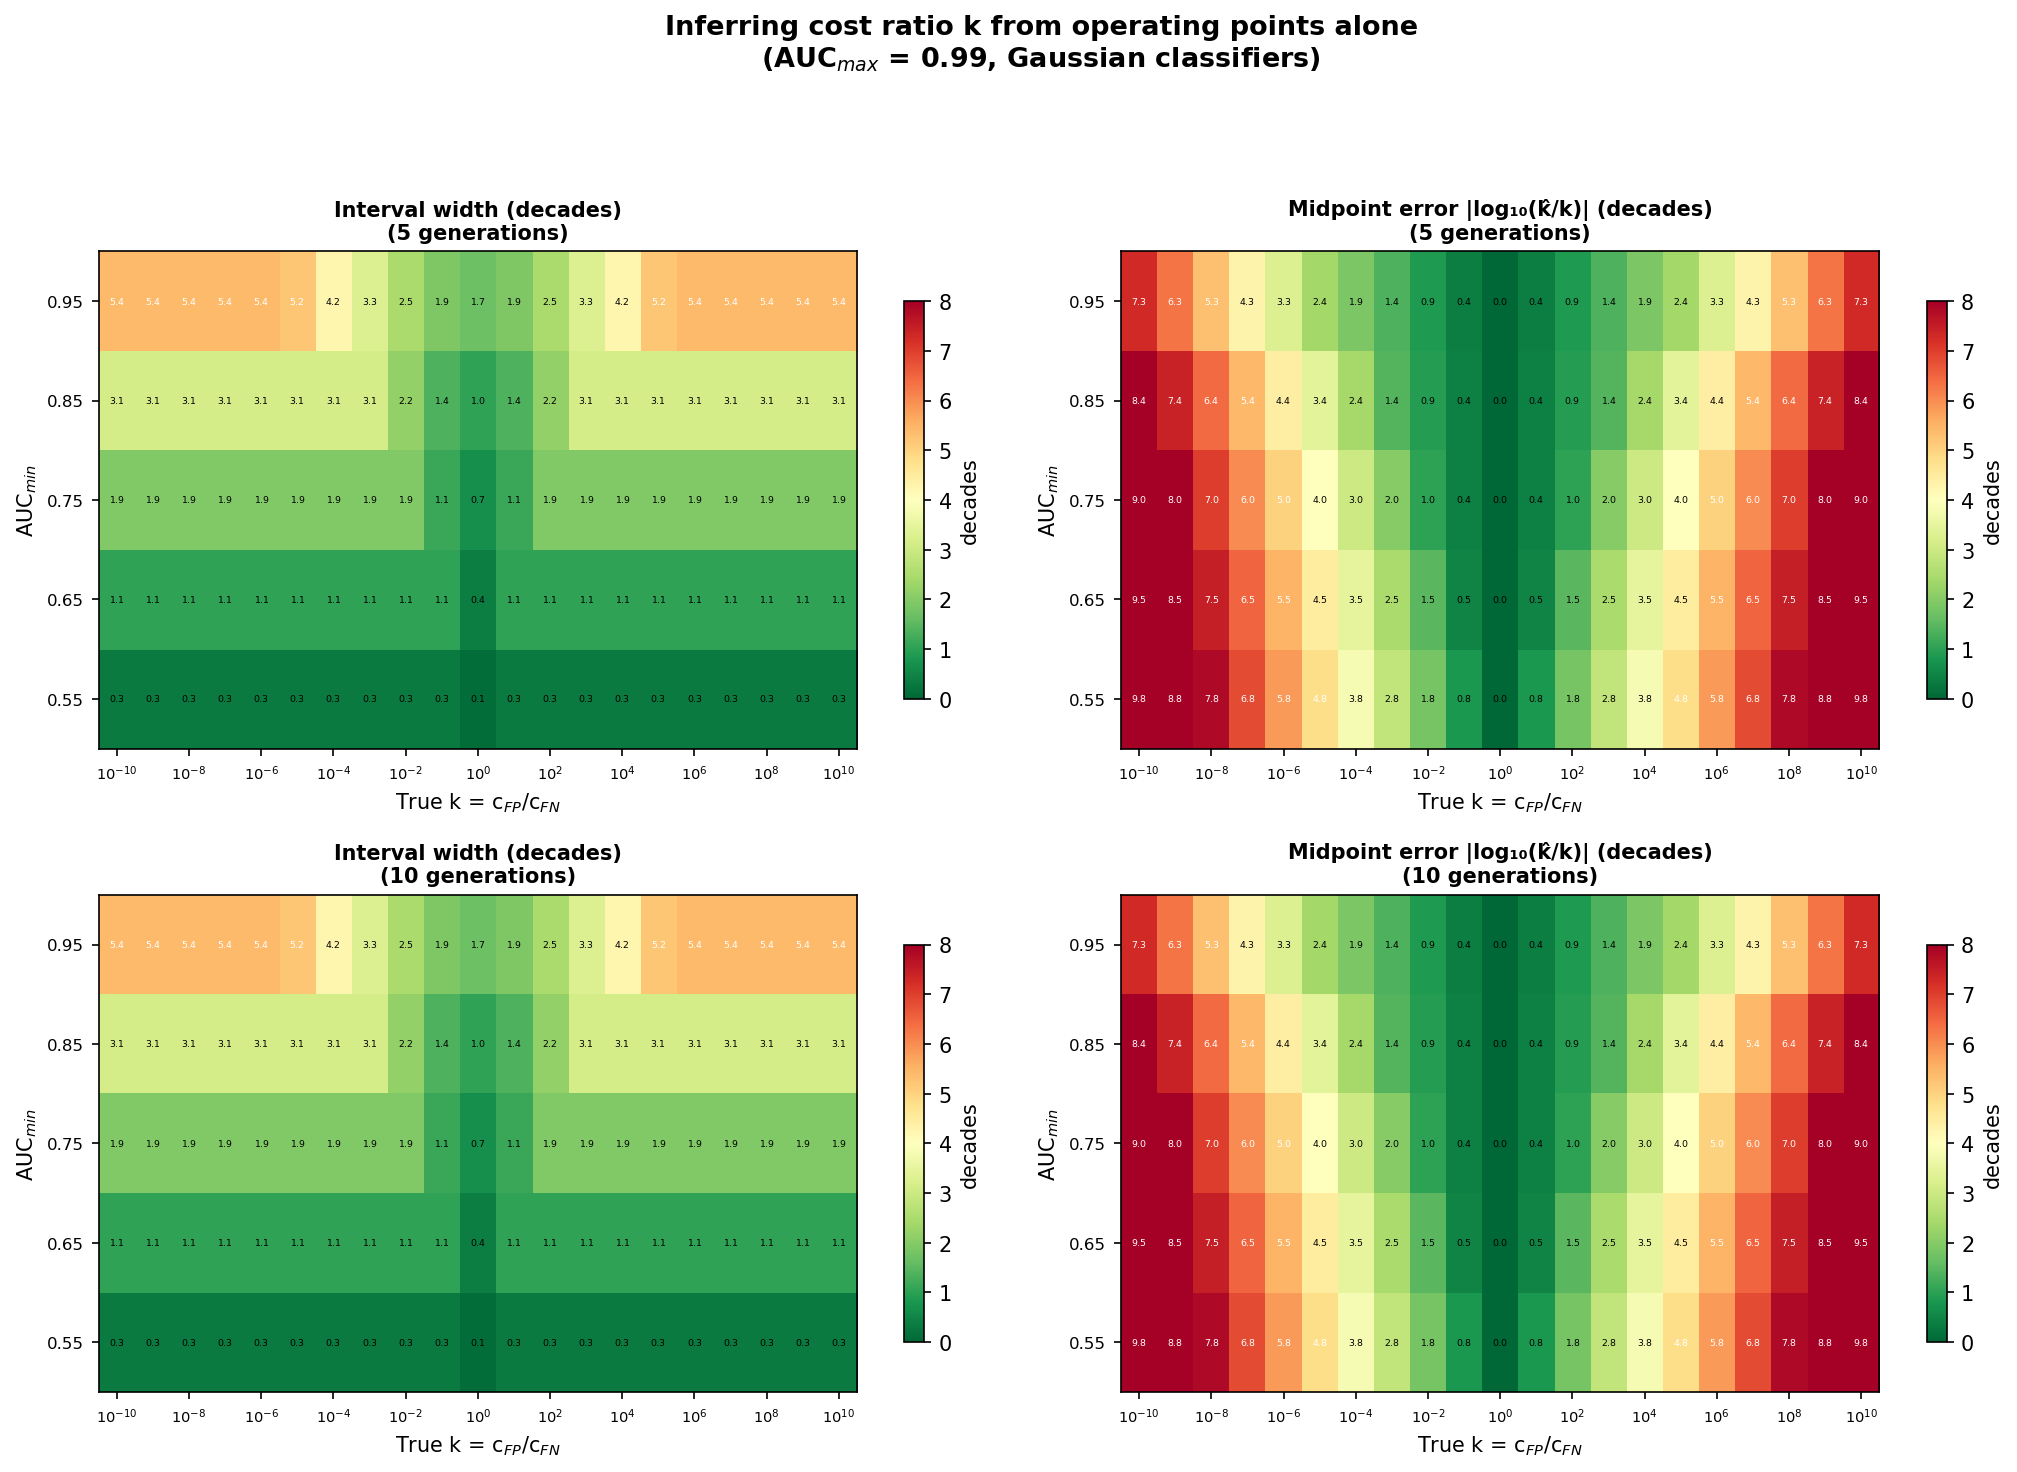

Python code for this plot:
#!/usr/bin/env python3
"""
FINAL: How well can you infer k = c_fp/c_fn from operating points?

Method: trivial-classifier bounds (k ≤ TPR/FPR, k ≥ (1-TPR)/(1-FPR))
+ pairwise dominance. Point estimate = geometric midpoint.

Varied: true k (1e-10 to 1e10), AUC_min (0.55–0.95), n_gen (2–20).
AUC_max = 0.99 always. Gaussian ROC curves.
"""

import os
import numpy as np

_HERE = os.path.dirname(os.path.abspath(__file__))
from scipy import stats
import matplotlib.pyplot as plt
from matplotlib.lines import Line2D


def auc_to_mu(auc):
    return np.sqrt(2) * stats.norm.ppf(auc)

def roc_from_mu(mu, n_pts=3000):
    th = np.linspace(-4, mu + 4, n_pts)
    fpr = 1 - stats.norm.cdf(th)
    tpr = 1 - stats.norm.cdf(th, loc=mu)
    o = np.argsort(fpr)
    return fpr[o], tpr[o]

def optimal_op(fpr, tpr, c_fp, c_fn):
    idx = np.argmin(c_fp * fpr + c_fn * (1 - tpr))
    return fpr[idx], tpr[idx]

def cfp_to_k(c):
    return c / max(1 - c, 1e-15)

def infer_interval(ops):
    k_lo, k_hi = 1e-12, 1e12
    n = len(ops)
    for f, t in ops:
        if f > 1e-12:
            k_hi = min(k_hi, t / f)
        if (1 - f) > 1e-12:
            k_lo = max(k_lo, (1 - t) / (1 - f))
    for i in range(n):
        for j in range(i + 1, n):
            fi, ti = ops[i]
            fj, tj = ops[j]
            dfpr = fj - fi
            dtpr = tj - ti
            if abs(dfpr) < 1e-14:
                continue
            if dfpr > 0:
                k_hi = min(k_hi, dtpr / dfpr)
            elif dfpr < 0:
                k_lo = max(k_lo, dtpr / dfpr)
    return max(k_lo, 1e-12), min(k_hi, 1e12)


# ── Parameters ────────────────────────────────────────────
np.random.seed(42)

true_k_values = np.logspace(-10, 10, 21)
n_gen_values = [2, 5, 10, 20]
auc_min_values = [0.55, 0.65, 0.75, 0.85, 0.95]
AUC_MAX = 0.99
N_TRIALS = 50

shape = (len(true_k_values), len(n_gen_values), len(auc_min_values))
res_logwidth = np.zeros(shape)
res_midpt_err = np.zeros(shape)

print(f"k: 1e-10 to 1e10 (21 values)")
print(f"n_gen: {n_gen_values}, AUC_min: {auc_min_values}, AUC_max={AUC_MAX}")
print(f"Trials: {N_TRIALS}\n")

for ik, true_k in enumerate(true_k_values):
    c_fp = true_k / (1 + true_k)
    c_fn = 1 - c_fp
    for ig, n_gen in enumerate(n_gen_values):
        for ia, auc_min in enumerate(auc_min_values):
            mu_lo, mu_hi = auc_to_mu(auc_min), auc_to_mu(AUC_MAX)
            lw_list, err_list = [], []
            for _ in range(N_TRIALS):
                base = np.linspace(mu_lo, mu_hi, n_gen)
                jit = np.random.normal(0, 0.1, n_gen)
                jit[0] = jit[-1] = 0
                mus = np.sort(np.clip(base + jit, mu_lo, mu_hi))
                ops = [optimal_op(*roc_from_mu(m), c_fp, c_fn) for m in mus]
                k_lo, k_hi = infer_interval(ops)
                lw_list.append(np.log10(k_hi / max(k_lo, 1e-12)))
                k_est = np.sqrt(max(k_lo, 1e-12) * min(k_hi, 1e12))
                err_list.append(abs(np.log10(k_est / true_k)))
            res_logwidth[ik, ig, ia] = np.median(lw_list)
            res_midpt_err[ik, ig, ia] = np.median(err_list)

    ig_ref = n_gen_values.index(10)
    ia_ref = auc_min_values.index(0.65)
    print(f"  k={true_k:10.2g}: width={res_logwidth[ik,ig_ref,ia_ref]:.2f} dec, "
          f"midpt_err={res_midpt_err[ik,ig_ref,ia_ref]:.2f} dec")

# ── Plot: 2×2 heatmaps ───────────────────────────────────
fig, axes = plt.subplots(2, 2, figsize=(14, 10))
fig.suptitle("Inferring cost ratio k from operating points alone\n"
             "(AUC$_{max}$ = 0.99, Gaussian classifiers)",
             fontsize=13, fontweight="bold")

log_k = np.log10(true_k_values)

for col, (metric, mtitle, cmax, cmap_name) in enumerate([
    (res_logwidth, "Interval width (decades)", 8, "RdYlGn_r"),
    (res_midpt_err, "Midpoint error |log₁₀(k̂/k)| (decades)", 8, "RdYlGn_r"),
]):
    for row, (ig, n_gen) in enumerate([(1, 5), (2, 10)]):
        ax = axes[row, col]
        hm = metric[:, ig, :].T  # (auc_min, k)

        im = ax.imshow(hm, aspect="auto", origin="lower", cmap=cmap_name,
                       vmin=0, vmax=cmax,
                       extent=[log_k[0] - 0.5, log_k[-1] + 0.5,
                               -0.5, len(auc_min_values) - 0.5])

        # Tick labels
        tick_k = [-10, -8, -6, -4, -2, 0, 2, 4, 6, 8, 10]
        ax.set_xticks(tick_k)
        ax.set_xticklabels([f"$10^{{{t}}}$" for t in tick_k], fontsize=7)
        ax.set_yticks(range(len(auc_min_values)))
        ax.set_yticklabels([f"{a:.2f}" for a in auc_min_values], fontsize=8)

        ax.set_xlabel("True k = c$_{FP}$/c$_{FN}$", fontsize=10)
        ax.set_ylabel("AUC$_{min}$", fontsize=10)
        ax.set_title(f"{mtitle}\n({n_gen} generations)", fontsize=10,
                     fontweight="bold")

        # Cell annotations
        for ia_idx in range(len(auc_min_values)):
            for ik_idx in range(len(true_k_values)):
                val = hm[ia_idx, ik_idx]
                ax.text(log_k[ik_idx], ia_idx, f"{val:.1f}",
                        ha="center", va="center", fontsize=4.5,
                        color="white" if val > cmax * 0.6 else "black")

        plt.colorbar(im, ax=ax, shrink=0.8, label="decades")

plt.tight_layout(rect=[0, 0, 1, 0.93])
plt.savefig(os.path.join(_HERE, "revealed_preference_simulation.png"),
            dpi=150, bbox_inches="tight")
print("\nSaved revealed_preference_simulation.png")
plt.close()
print("Done.")
